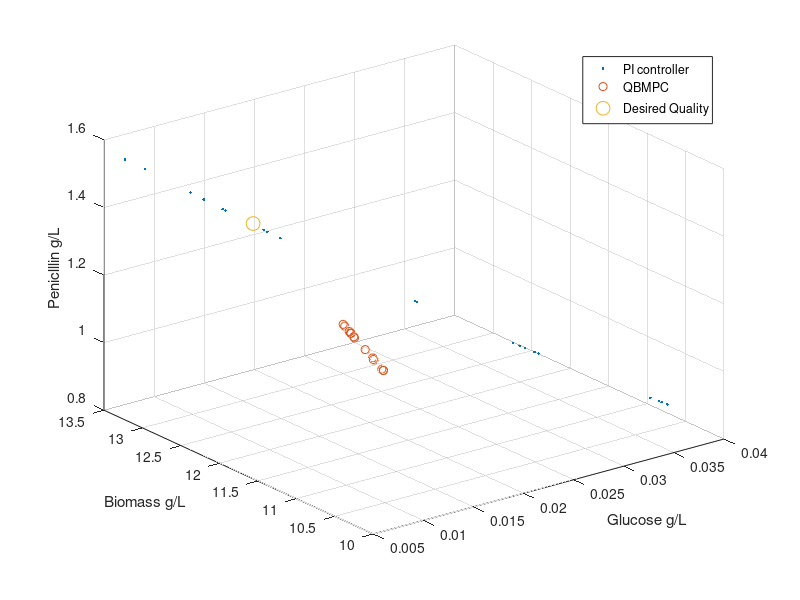

This chart was generated by the following MATLAB code:
clear;
clc;
close all;


load PenMPCresults;

qual_target = [0.0155 12.9297 1.3280];
% qual_target =mean(Quality_MPC);

figure;
scatter3(Quality_PI(1:20,1),Quality_PI(1:20,2),Quality_PI(1:20,3),'.');
hold on;
scatter3(Quality_MPC(1:20,1),Quality_MPC(1:20,2),Quality_MPC(1:20,3));

scatter3(qual_target(1,1),qual_target(1,2),qual_target(1,3),100,'rp');
legend('PI controller', 'QBMPC', 'Desired Quality');
xlabel('Glucose g/L');
ylabel('Biomass g/L');
zlabel('Peniclllin g/L');